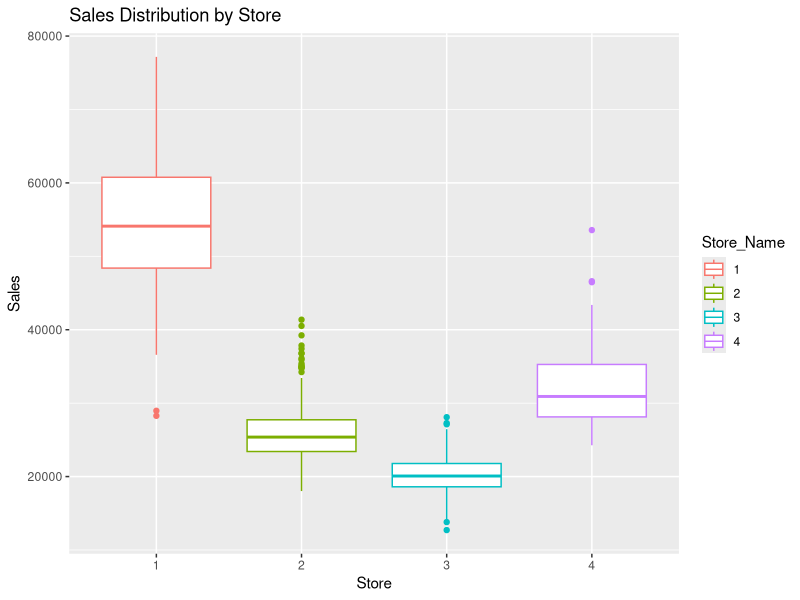
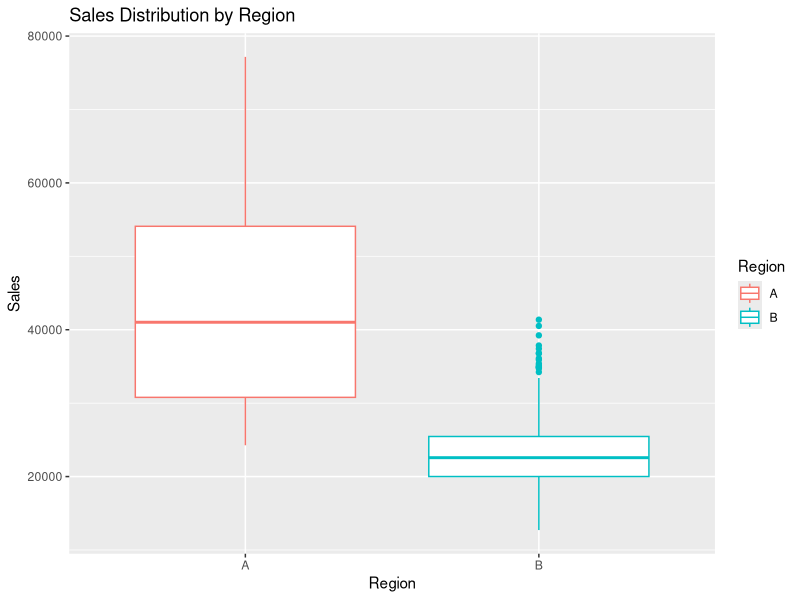
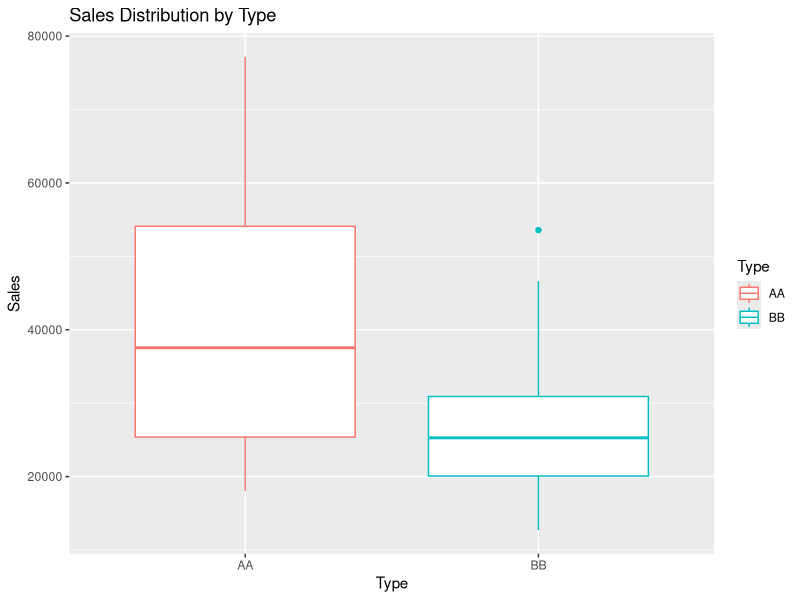
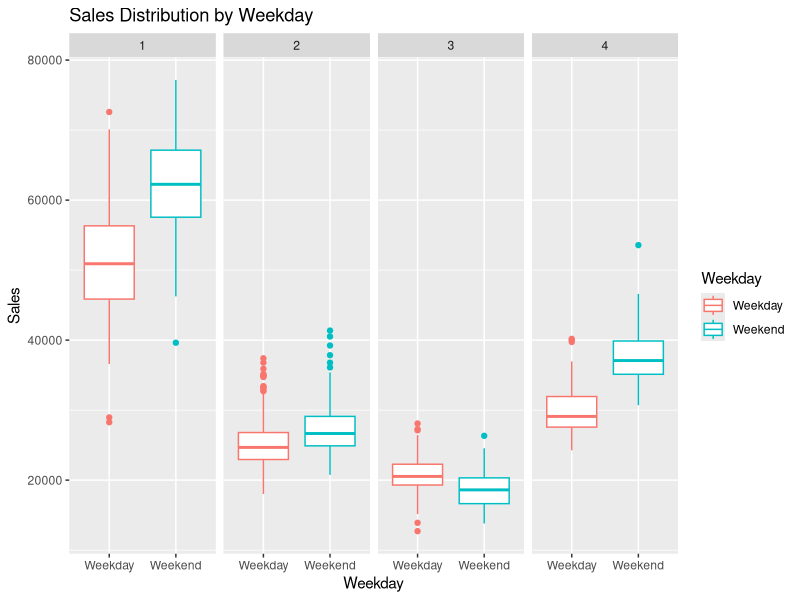
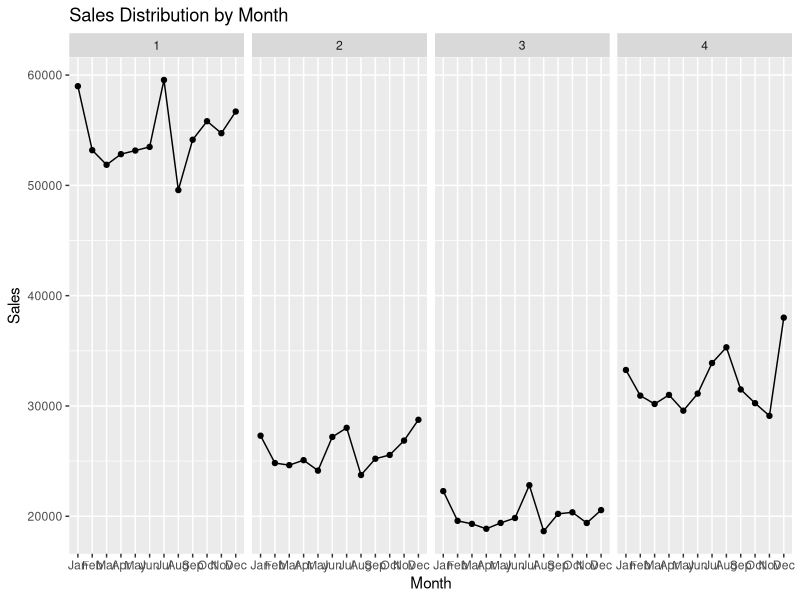
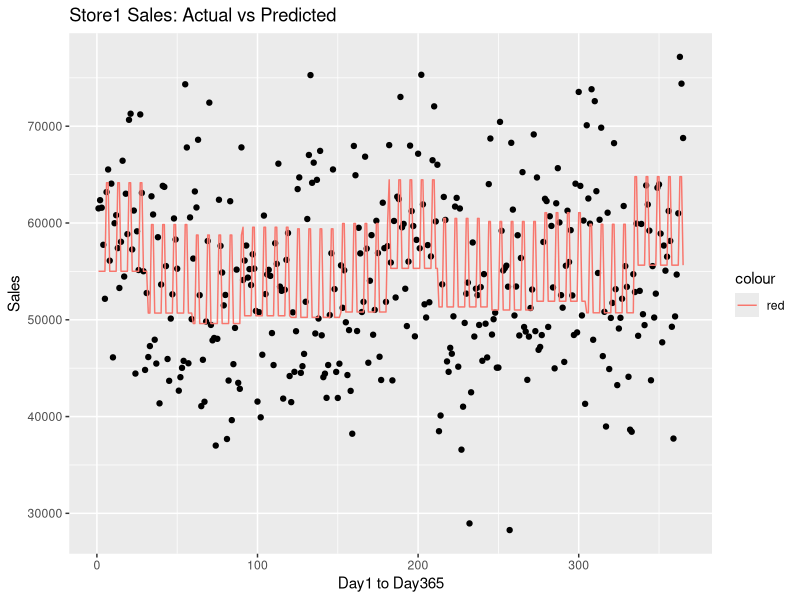

Write R code to recreate these figures, in order.
## ---- chunk 1
knitr::opts_chunk$set(echo = TRUE)
## ---- chunk 2
library(tidyverse)
library(knitr)

SalesData <- read_csv('./Restaurant_Sales.csv')

head( SalesData[1:10,], row.names = F, caption = '原始資料')
## ---- chunk 3
# SalesData %>% class()
SalesData$Store_Name <- as.factor(SalesData$Store_Name)

SalesData %>%
  filter(Store_Name %in% 4)

ggplot(data = SalesData) + geom_boxplot(aes( x= Store_Name, y= Sales, colour = Store_Name)) + 
  labs( x = 'Store',
        y = 'Sales',
        title = 'Sales Distribution by Store')
## ---- chunk 4
ggplot(data = SalesData) + geom_boxplot(aes( x = Region, y = Sales,colour = Region)) + 
  labs( x = 'Region',
        y = 'Sales',
        title = 'Sales Distribution by Region')
## ---- chunk 5
ggplot(data = SalesData) + geom_boxplot(aes( x = Type, y = Sales, colour = Type)) + 
  labs( x = 'Type',
        y = 'Sales',
        title = 'Sales Distribution by Type')
## ---- chunk 6
ggplot(data = SalesData) + geom_boxplot(aes( x = Weekday, y = Sales, colour = Weekday)) + 
  facet_grid(. ~ Store_Name) + ##  這邊～ 前後有沒有“.” 不影響。然後facet_wrap，會把subplot用成長方形排版，但是我覺得比不上col. 分割做比較。
  labs( x = 'Weekday',
        y = 'Sales',
        title = 'Sales Distribution by Weekday') 
## ---- chunk 7
SalesData$Month <- factor(SalesData$Month, levels = c('Jan','Feb','Mar','Apr','May','Jun','Jul','Aug','Sep','Oct','Nov','Dec'))

SalesDatabyMonth <- SalesData %>% 
  group_by(Store_Name, Month) %>%
  summarise(SalesMean = mean(Sales))

SalesDatabyMonth


#補充：geom_path: Each group consists of only one observation. Do you need to adjust the group aesthetic?
#參考資料：x 軸( period ) 是一個`因子`而不是數值，因此它不會連接它們。 你可以通過在美學（aes, geomLine，確實有group這個aes)中，設置 group = 1 來修復這個問題，這告訴ggplot2將它們組合成一行。
ggplot(data = SalesDatabyMonth, aes(x = Month, y = SalesMean, group = 1)) + geom_point() + geom_line() +
  facet_grid(.~Store_Name) + ## 變數擺在~左邊，是for row. 反之右邊是for col.
  labs( x = 'Month',
        y = 'Sales',
        title = 'Sales Distribution by Month') 
## ---- chunk 8
DataA <- SalesData %>%
  filter( Region %in% 'A') ##A為觀光區
DataB <- SalesData %>%
  filter( Region %in% 'B') ##B為商業區
## ---- chunk 9
Model.A.Type <- lm( Sales ~ Type, data = DataA)
Model.B.Type <- lm( Sales ~ Type, data = DataB)
## ---- chunk 10
summary(Model.A.Type)
## ---- chunk 11
summary(Model.B.Type)
## ---- chunk 12
Model.A.Week <- lm( Sales ~ Weekday, data = DataA)
Model.B.Week <- lm( Sales ~ Weekday, data = DataB)
## ---- chunk 13
summary(Model.A.Week)
## ---- chunk 14
summary(Model.B.Week)
## ---- chunk 15
Model.A.Month <- lm( Sales ~ Month, data = DataA)
Model.B.Month <- lm( Sales ~ Month, data = DataB)
## ---- chunk 16
summary(Model.A.Month)
## ---- chunk 17
summary(Model.B.Month)
## ---- chunk 18
Model.A <- lm( Sales ~ Type + Weekday + Month, data = DataA)
Model.B <- lm( Sales ~ Type + Month, data = DataB)
## ---- chunk 19
summary(Model.A) ##解釋力0.8432
## ---- chunk 20
summary(Model.B) ##解釋力0.5438
## ---- chunk 21
Model.A$residuals #殘差值（之後估計模型誤差狀況會遇到）
Model.A$fitted.values #估計值
# Model.A$effects
## ---- chunk 22
#DataA[1:365,] ##for 店一
#用兩個圖層，將估計值與原始資料（可以理解為training set）的預測狀況疊在一起做個比較。

ggplot(data = DataA[1:365,]) + 
  geom_point(aes(x = c(1:365), y = Sales)) + 
  geom_line(aes( x = c(1:365), #geom_line 主要是用來繪製時間趨勢圖（流量），那如果是geom_area，就是看底下陰影面積狀況（存量）
                 y = Model.A$fitted.values[1:365],
                 colour = 'red')) +
  labs( x = 'Day1 to Day365',
        y = 'Sales',
        title = 'Store1 Sales: Actual vs Predicted')
## ---- chunk 23
MAPE <- function( predict, actual){
  result <- mean(abs((predict - actual)/actual)) %>% round(3) * 100
  return(result)
}

cat('RegionA模型的MAPE：\n',MAPE(Model.A$fitted.values, DataA$Sales[1:365]),'%','\n',sep='')
